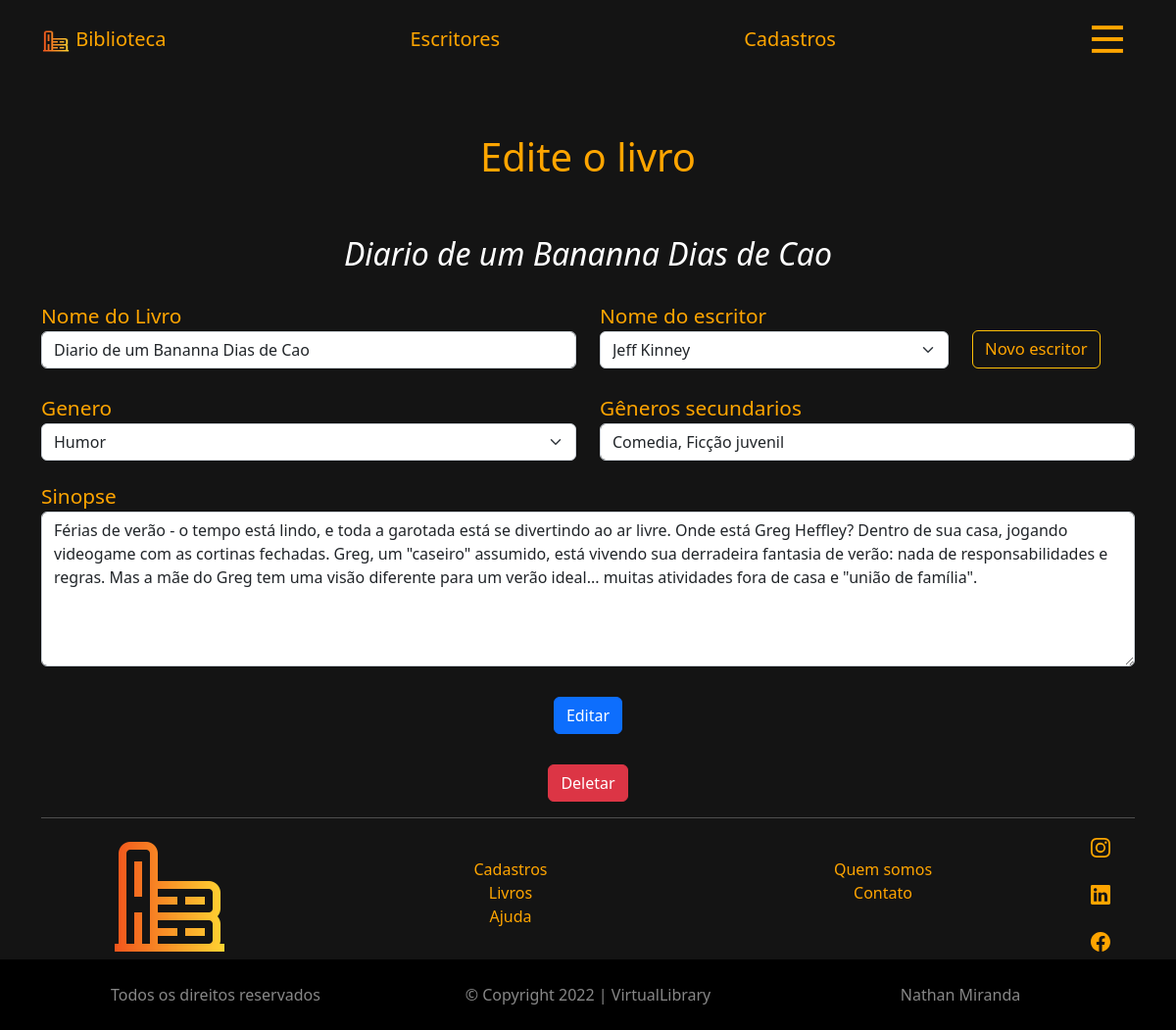
The app's page /frontend/page/editForm?id=19 with its own data.
### tables this page shows
CREATE TABLE `books` (
  `id` int(11) NOT NULL,
  `book_name` varchar(45) NOT NULL,
  `genre` varchar(25) NOT NULL,
  `writer_id` int(11) DEFAULT NULL,
  `sinopse` text,
  `other_genre` varchar(60) DEFAULT NULL
);

### frontend/page/editForm.php (the view, shortened to what this page needs)
<?php
$conn = connect();
    ?>
<!DOCTYPE html>
<html lang="en">
<head>
    <link rel="stylesheet" href="/assets/app.css">
    <link href="https://cdn.jsdelivr.net/npm/bootstrap@5.2.3/dist/css/bootstrap.min.css" rel="stylesheet"
>
</head>
<?php
include_once('../components/header.php');
$id = filter_input(INPUT_GET, 'id', FILTER_SANITIZE_NUMBER_INT);
$sql_edit = $conn->prepare("SELECT * FROM books WHERE id = '$id'");
$sql_edit->execute(array());
$row_sql = $sql_edit->fetchAll();;
?>
<body>
    <div class="container">
        <h1 class="text-center" id="orange-text" style="margin:1.4em;">Edite o livro</h1>
        <h2 class='text-center'><i>
                <?php echo ($row_sql[0]['book_name']) ?>
            </i> </h2>
        <form action="../../backend/edit.php" method="post">
            <div class="row" id="orange-text">
                <div class="col-6" id="forms">
                    <div class="form-group">
                        <label for="bookName">Nome do Livro</label>
                        <input type="text" class="form-control" value="<?php echo $row_sql[0]['book_name'] ?>"
                            name="bookName" required>
                    </div>
                </div>
                <div class="col-4" id="forms">
                    <div class="form-group">
                        <label for="writer-name">Nome do escritor</label>
                        <select class="form-select" aria-label="Default select example" name="writer-name" required
                            id="writer-name">
                            <?php
                            $option_result = $conn->prepare("SELECT * FROM writers");
                            $option_result->execute(array());
                            $row_option = $option_result->fetchAll();
                            $i = 0;
                            foreach ($row_option as $row) {
                                $writerName = $row_option[$i][1];
                                $writer_id = $row_option[$i][0];
                                if ($row_sql[0]['writer_id'] === $writer_id) {
                                    echo "<option value='$writer_id' selected>$writerName</option>";
                                }else {
                                    echo "<option value='$writer_id'>$writerName</option>";
                                }
                                $i++;
                            }
                            ?>
                        </select>
                    </div>
                </div>
                <div class="col-2">
                    <br> <br>
                    <a href="writerForm?page=1" class="btn btn-outline-warning"
                     id="writerButton" style="margin-top:-1.2em;">Novo escritor</a>
                </div>
            </div>
            <div class="row" id="orange-text">
                <div class="col-6" id="forms">
                    <div class="form-group">
                        <label for="">Genero</label>
                        <select class="form-select" aria-label="Default select example" name="genre" required>
                            <?php
                            $array = array('Acao e aventura', 'Biografia', 'Drama', 'Ficcao', 'Terror', 'Humor', 'Infantil', 'Romance',);
                            $i = 0;
                            foreach ($array as $row) {
                                $genre = $array[$i];
                                if ($row_sql[0]['genre'] === $genre) {
                                    echo "<option value='$genre' selected>$genre</option>";
                                }else {
                                    echo "<option value='$genre'>$genre</option>";
                                }
                                $i++;
                            }
                            ?>
                        </select>
                    </div>
                </div>
                <div class="col-6" id="forms">
                    <div class="form-group">
                        <label for="otherGenre">Gêneros secundarios</label>
                        <input type="text" minlength="2" maxlength="50" class="form-control"
                         value="<?php echo $row_sql[0]['other_genre'] ?>" name="otherGenre">
                    </div>
                </div>
            </div>
            <div class="row" id="orange-text">
                <div class="form-group col-12" id="forms">
                    <label for="textarea" id="orange-text">Sinopse</label>
                    <textarea class="form-control" name="sinopse" id="textarea" cols="20"
                        rows="6"><?php echo $row_sql[0]['sinopse'] ?></textarea>
                </div>
            </div>
            <div class="row text-center" style="margin: 1.5em;">
                <div class="col-12">
                    <button type="submit" class="btn btn-primary">Editar</button>
                </div>
            </div>
        </form>
    </div>
    <div class="container text-center">
        <div class="row">
            <div class="col-12">
                <form action="../../backend/delete.php" method="post">
                    <button type="button" class="btn btn-danger" data-bs-toggle="modal" data-bs-target="#delete">
                        Deletar
                    </button>
                </form>
            </div>
        </div>
    </div>
    <?php
    include_once('../components/footer.php')
        ?>
</body>

### assets/app.css (style rules this page uses)
#orange-text, #arrowBtn ,a { color: orange !important; text-decoration:none !important; }
body { background-color:#141414 !important; color: #fff !important; }
form { font-size: 1.3em !important; }
#forms { margin-top: 1em; }
#writerButton { font-size: .8em !important; }

### records on screen
books: book_name "Diario de um Bananna Dias de Cao", bookName "Diario de um Bananna Dias de Cao", genre "Humor", otherGenre "Comedia, Ficção juvenil", sinopse "Férias de verão - o tempo está lindo, e toda a garotada está se divertindo ao ar livre. Onde está Greg Heffley? Dentro de sua casa, jogando videogame com as cortinas fechadas. Greg, um \"caseiro\" assumido, está vivendo sua derradeira fantasia de verão: nada de responsabilidades e regras. Mas a mãe do Greg tem uma visão diferente para um verão ideal... muitas atividades fora de casa e \"união de família\"."

### other values on screen
form field writer-name "Jeff Kinney"
